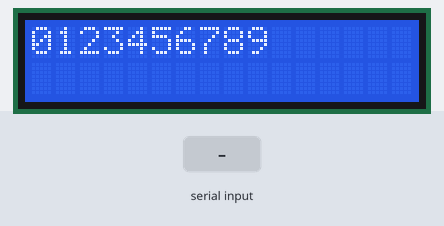
Recording of a sketch running on a simulated Arduino Uno, built with avr-gcc and run on an emulated ATmega328P. On the bench: 16×2 character LCD. The inputs (shaded band) are chosen by the test bench.

Above: at 1.2 s.
1.3 s: "1" received over Serial
At 2.5 s:
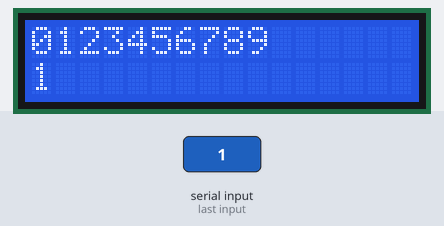
2.8 s: "0" received over Serial
At 3.7 s:
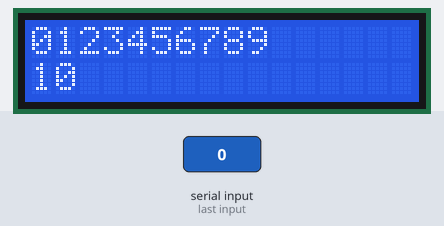
Timing chart, 0 to 5.8 s (numbered marks = the images above; inputs shaded):
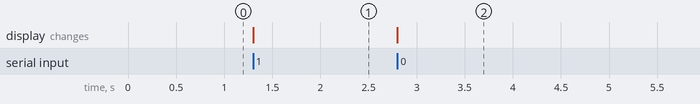

Measured:
- after the input at 1.3 s, the display: changes at once (image 1)
- after the input at 2.8 s, the display: changes at once (image 2)

The sketch:

I203.ino
```cpp
#include <LiquidCrystal.h>
LiquidCrystal lcd(12,11,10,5,4,3,2);
int i;
int key[16];
int num=0;
void setup()
{
  Serial.begin(9600);
  lcd.begin(16,2);
  lcd.write("0123456789");
  lcd.setCursor(0,1);
}
void loop()
{
  if(Serial.available())
  {
     key[num]=Serial.read();
     if(key[num]=='-')
     {
       lcd.setCursor(0,1);
       for(i=0;i<16;i++)
       {
         lcd.write(' ');
         key[i]=' ';
       }
       lcd.setCursor(0,1);
       num=0;
     }
     else
     {
       lcd.write(key[num]);
       num++;
       if(num>15)
       {
         lcd.setCursor(0,1);
         num=0;
       }
     }
  }
}
```
